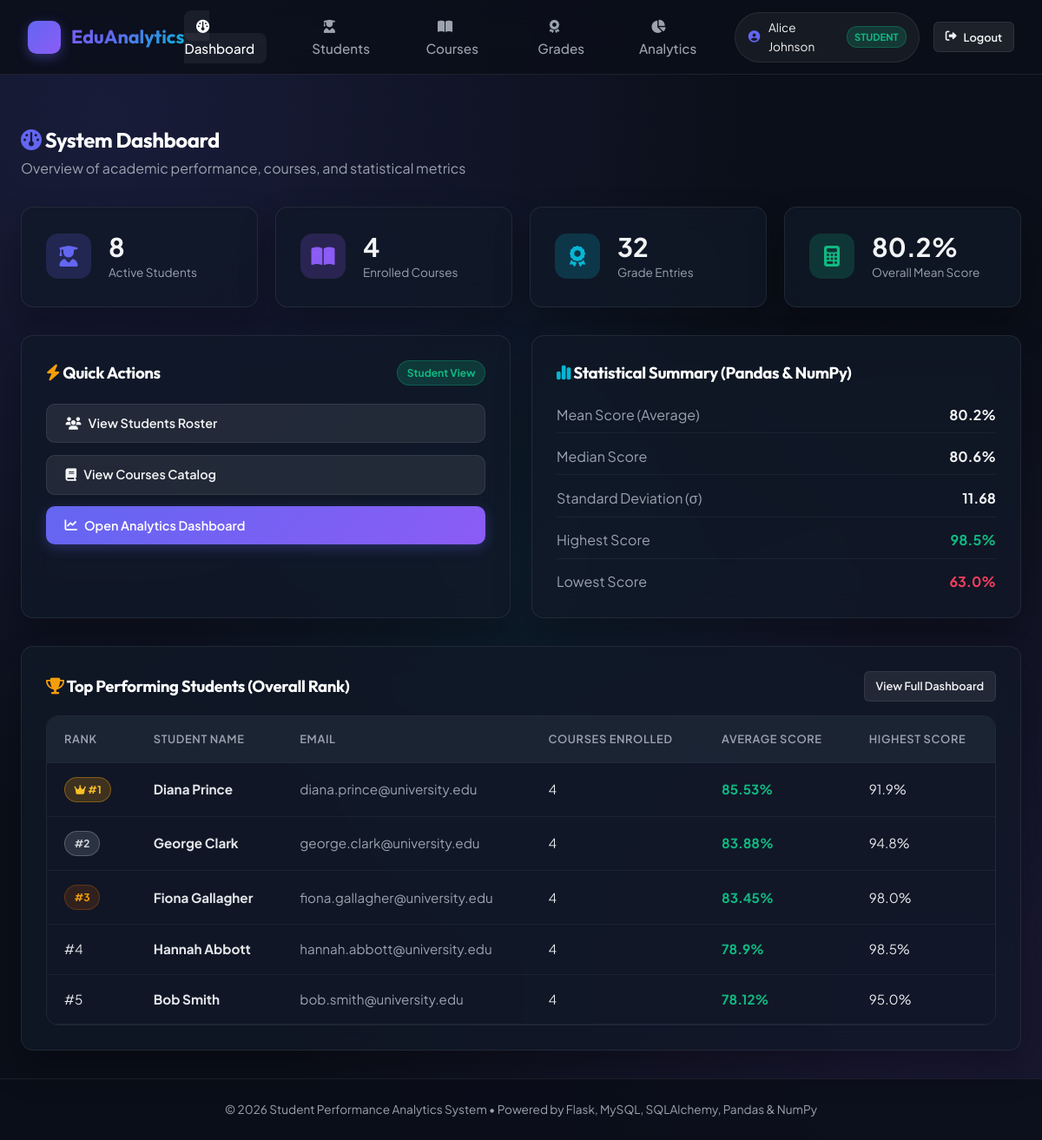
/ (signed in), run on the app's committed database.
### models.py (models this page shows, shortened)
class User(db.Model):
    __tablename__ = 'users'
    id = db.Column(db.Integer, primary_key=True)
    name = db.Column(db.String(100), nullable=False)
    email = db.Column(db.String(120), unique=True, nullable=False, index=True)
    password_hash = db.Column(db.String(255), nullable=False)
    role = db.Column(db.String(20), nullable=False, default='student')  # 'admin' or 'student'
    created_at = db.Column(db.DateTime, default=datetime.utcnow)
    student_profile = db.relationship('Student', backref='user', uselist=False, lazy=True)

class Grade(db.Model):
    __tablename__ = 'grades'
    id = db.Column(db.Integer, primary_key=True)
    student_id = db.Column(db.Integer, db.ForeignKey('students.id', ondelete='CASCADE'), nullable=False)
    course_id = db.Column(db.Integer, db.ForeignKey('courses.id', ondelete='CASCADE'), nullable=False)
    score = db.Column(db.Float, nullable=False)
    date = db.Column(db.Date, nullable=False, default=datetime.utcnow().date)

class Student(db.Model):
    __tablename__ = 'students'
    id = db.Column(db.Integer, primary_key=True)
    name = db.Column(db.String(100), nullable=False)
    email = db.Column(db.String(120), unique=True, nullable=False, index=True)
    user_id = db.Column(db.Integer, db.ForeignKey('users.id', ondelete='SET NULL'), nullable=True)
    created_at = db.Column(db.DateTime, default=datetime.utcnow)
    grades = db.relationship('Grade', backref='student', cascade='all, delete-orphan', lazy=True)

### app.py (the view)
@app.route('/')
@login_required
def dashboard():
    total_students = Student.query.count()
    total_courses = Course.query.count()
    total_grades = Grade.query.count()
    summary = get_analytics_summary()
    return render_template('index.html',
                           total_students=total_students,
                           total_courses=total_courses,
                           total_grades=total_grades,
                           summary=summary)

### app.py (called while the page is built)
@app.before_request
def method_override():
    if request.method == 'POST' and '_method' in request.form:
        method = request.form['_method'].upper()
        if method in ['PUT', 'PATCH', 'DELETE']:
            request.environ['REQUEST_METHOD'] = method

@app.context_processor
def inject_user():
    user = get_current_user_from_request()
    return dict(current_user=user)

### auth.py (called while the page is built)
def decode_jwt(token):
    try:
        payload = jwt.decode(token, current_app.config['JWT_SECRET_KEY'], algorithms=['HS256'])
        return payload
    except Exception as e:
        return None

def get_current_user_from_request():
    token = None
    auth_header = request.headers.get('Authorization')
    if auth_header and auth_header.startswith('Bearer '):
        token = auth_header.split(' ')[1]
    if not token:
        token = request.cookies.get('jwt_token')
    if token:
        payload = decode_jwt(token)
        if payload:
            user_id = int(payload.get('sub')) if payload.get('sub') and str(payload.get('sub')).isdigit() else None
            user = db.session.get(User, user_id) if user_id else None
            if not user and payload.get('email'):
                user = User.query.filter_by(email=payload.get('email')).first()
            return user
    return None

def login_required(f):
    @wraps(f)
    def decorated_function(*args, **kwargs):
        user = get_current_user_from_request()
        if not user:
            if request.path.startswith('/api/'):
                return jsonify({'error': 'Authentication required', 'message': 'Invalid or expired token'}), 401
            flash('Please log in to access this page.', 'warning')
            return redirect(url_for('login_page', next=request.url))
        g.current_user = user
        return f(*args, **kwargs)
    return decorated_function

### templates/index.html (shortened to what this page needs)
{% extends 'base.html' %}
{% block content %}
<div style="margin-bottom: 2rem;">
    <h2><i class="fa-solid fa-gauge" style="color: var(--accent-indigo);"></i> System Dashboard</h2>
    <p style="color: var(--text-muted);">Overview of academic performance, courses, and statistical metrics</p>
</div>
<div class="stats-grid">
    <div class="glass-card stat-card">
        <div class="stat-icon" style="background: rgba(99, 102, 241, 0.2); color: var(--accent-indigo);">
            <i class="fa-solid fa-user-graduate"></i>
        </div>
        <div>
            <div class="stat-val">{{ total_students }}</div>
            <div class="stat-lbl">Active Students</div>
        </div>
    </div>
    <div class="glass-card stat-card">
        <div class="stat-icon" style="background: rgba(139, 92, 246, 0.2); color: var(--accent-purple);">
            <i class="fa-solid fa-book-open"></i>
        </div>
        <div>
            <div class="stat-val">{{ total_courses }}</div>
            <div class="stat-lbl">Enrolled Courses</div>
        </div>
    </div>
    <div class="glass-card stat-card">
        <div class="stat-icon" style="background: rgba(6, 182, 212, 0.2); color: var(--accent-cyan);">
            <i class="fa-solid fa-award"></i>
        </div>
        <div>
            <div class="stat-val">{{ total_grades }}</div>
            <div class="stat-lbl">Grade Entries</div>
        </div>
    </div>
    <div class="glass-card stat-card">
        <div class="stat-icon" style="background: rgba(16, 185, 129, 0.2); color: var(--accent-emerald);">
            <i class="fa-solid fa-calculator"></i>
        </div>
        <div>
            <div class="stat-val">
                {% if summary.has_data %}{{ summary.overall.mean }}%{% else %}N/A{% endif %}
            </div>
            <div class="stat-lbl">Overall Mean Score</div>
        </div>
    </div>
</div>
<div style="display: grid; grid-template-columns: repeat(auto-fit, minmax(320px, 1fr)); gap: 1.5rem; margin-bottom: 2rem;">
    <div class="glass-card">
        <div style="display: flex; align-items: center; justify-content: space-between; margin-bottom: 1.25rem;">
            <h3><i class="fa-solid fa-bolt" style="color: var(--accent-amber);"></i> Quick Actions</h3>
            {% if current_user.role == 'admin' %}
            <span class="badge role-admin">Admin Controls</span>
            {% else %}
            <span class="badge role-student">Student View</span>
            {% endif %}
        </div>
        <div style="display: flex; flex-direction: column; gap: 0.85rem;">
            {% if current_user.role == 'admin' %}
            <a href="{{ url_for('new_student_form') }}" class="btn btn-secondary" style="justify-content: flex-start;">
                <i class="fa-solid fa-user-plus" style="color: var(--accent-indigo);"></i> Add New Student
            </a>
            <a href="{{ url_for('new_course_form') }}" class="btn btn-secondary" style="justify-content: flex-start;">
                <i class="fa-solid fa-plus-circle" style="color: var(--accent-purple);"></i> Add New Course
            </a>
            <a href="{{ url_for('new_grade_form') }}" class="btn btn-secondary" style="justify-content: flex-start;">
                <i class="fa-solid fa-pen-to-square" style="color: var(--accent-cyan);"></i> Assign Student Grade
            </a>
            <a href="{{ url_for('upload_grades_form') }}" class="btn btn-secondary" style="justify-content: flex-start;">
                <i class="fa-solid fa-file-csv" style="color: var(--accent-emerald);"></i> Bulk Upload CSV Grades
            </a>
            {% else %}
            <a href="{{ url_for('list_students') }}" class="btn btn-secondary" style="justify-content: flex-start;">
                <i class="fa-solid fa-users"></i> View Students Roster
            </a>
            <a href="{{ url_for('list_courses') }}" class="btn btn-secondary" style="justify-content: flex-start;">
                <i class="fa-solid fa-book"></i> View Courses Catalog
            </a>
            {% endif %}
            <a href="{{ url_for('analytics_dashboard') }}" class="btn btn-primary" style="justify-content: flex-start;">
                <i class="fa-solid fa-chart-line"></i> Open Analytics Dashboard
            </a>
        </div>
    </div>
    <div class="glass-card">
        <h3 style="margin-bottom: 1.25rem;"><i class="fa-solid fa-chart-simple" style="color: var(--accent-cyan);"></i> Statistical Summary (Pandas & NumPy)</h3>
        {% if summary.has_data %}
        <div style="display: flex; flex-direction: column; gap: 0.85rem;">
            <div style="display: flex; justify-content: space-between; border-bottom: 1px solid rgba(255,255,255,0.05); padding-bottom: 0.5rem;">
                <span style="color: var(--text-muted);">Mean Score (Average)</span>
                <strong>{{ summary.overall.mean }}%</strong>
            </div>
            <div style="display: flex; justify-content: space-between; border-bottom: 1px solid rgba(255,255,255,0.05); padding-bottom: 0.5rem;">
                <span style="color: var(--text-muted);">Median Score</span>
                <strong>{{ summary.overall.median }}%</strong>
            </div>
            <div style="display: flex; justify-content: space-between; border-bottom: 1px solid rgba(255,255,255,0.05); padding-bottom: 0.5rem;">
                <span style="color: var(--text-muted);">Standard Deviation (&sigma;)</span>
                <strong>{{ summary.overall.std }}</strong>
            </div>
            <div style="display: flex; justify-content: space-between; border-bottom: 1px solid rgba(255,255,255,0.05); padding-bottom: 0.5rem;">
                <span style="color: var(--text-muted);">Highest Score</span>
                <strong style="color: var(--accent-emerald);">{{ summary.overall.max }}%</strong>
            </div>
            <div style="display: flex; justify-content: space-between;">
                <span style="color: var(--text-muted);">Lowest Score</span>
                <strong style="color: var(--accent-rose);">{{ summary.overall.min }}%</strong>
            </div>
        </div>
        {% else %}
        <p style="color: var(--text-muted);">No grade records available for analytics yet.</p>
        {% endif %}
    </div>
</div>
{% if summary.has_data and summary.student_summaries %}
<div class="glass-card">
    <div style="display: flex; justify-content: space-between; align-items: center; margin-bottom: 1rem;">
        <h3><i class="fa-solid fa-trophy" style="color: var(--accent-amber);"></i> Top Performing Students (Overall Rank)</h3>
        <a href="{{ url_for('analytics_dashboard') }}" class="btn btn-secondary btn-sm">View Full Dashboard</a>
    </div>
    <div class="table-responsive">
        <table class="custom-table">
            <thead>
                <tr>
                    <th>Rank</th>
                    <th>Student Name</th>
                    <th>Email</th>
                    <th>Courses Enrolled</th>
                    <th>Average Score</th>
                    <th>Highest Score</th>
                </tr>
            </thead>
            <tbody>
                {% for student in summary.student_summaries[:5] %}
                <tr>
                    <td>
                        {% if student.overall_rank == 1 %}
                        <span class="badge" style="background: rgba(245, 158, 11, 0.2); color: #fbbf24; border: 1px solid rgba(245, 158, 11, 0.4);"><i class="fa-solid fa-crown"></i> #1</span>
                        {% elif student.overall_rank == 2 %}
                        <span class="badge" style="background: rgba(156, 163, 175, 0.2); color: #d1d5db; border: 1px solid rgba(156, 163, 175, 0.4);">#2</span>
                        {% elif student.overall_rank == 3 %}
                        <span class="badge" style="background: rgba(180, 83, 9, 0.2); color: #f59e0b; border: 1px solid rgba(180, 83, 9, 0.4);">#3</span>
                        {% else %}
                        #{{ student.overall_rank }}
                        {% endif %}
                    </td>
                    <td><strong>{{ student.student_name }}</strong></td>
                    <td style="color: var(--text-muted);">{{ student.student_email }}</td>
                    <td>{{ student.courses_taken }}</td>
                    <td>
                        <span style="font-weight: 700; color: var(--accent-emerald);">{{ student.average_score }}%</span>
                    </td>
                    <td>{{ student.highest_score }}%</td>
                </tr>
                {% endfor %}
            </tbody>
        </table>
    </div>
</div>
{% endif %}
{% endblock %}

### templates/base.html (shortened to what this page needs)
<!DOCTYPE html>
<html lang="en">
<head>
    <link rel="stylesheet" href="https://cdnjs.cloudflare.com/ajax/libs/font-awesome/6.4.0/css/all.min.css">
    <link rel="stylesheet" href="{{ url_for('static', filename='css/style.css') }}">
</head>
<body>
    <nav class="navbar">
        <div class="nav-container">
            <a href="{{ url_for('dashboard') }}" class="brand-logo">
                <div class="brand-icon"><i class="fa-solid fa-chart-line"></i></div>
                <span>EduAnalytics</span>
            </a>
            {% if current_user %}
            <ul class="nav-links">
                <li><a href="{{ url_for('dashboard') }}" class="nav-link {% if request.endpoint == 'dashboard' %}active{% endif %}"><i class="fa-solid fa-gauge"></i> Dashboard</a></li>
                <li><a href="{{ url_for('list_students') }}" class="nav-link {% if 'student' in request.endpoint %}active{% endif %}"><i class="fa-solid fa-user-graduate"></i> Students</a></li>
                <li><a href="{{ url_for('list_courses') }}" class="nav-link {% if 'course' in request.endpoint %}active{% endif %}"><i class="fa-solid fa-book-open"></i> Courses</a></li>
                <li><a href="{{ url_for('list_grades') }}" class="nav-link {% if 'grade' in request.endpoint %}active{% endif %}"><i class="fa-solid fa-award"></i> Grades</a></li>
                <li><a href="{{ url_for('analytics_dashboard') }}" class="nav-link {% if 'analytics' in request.endpoint %}active{% endif %}"><i class="fa-solid fa-chart-pie"></i> Analytics</a></li>
            </ul>
            <div style="display: flex; align-items: center; gap: 1rem;">
                <div class="user-badge">
                    <i class="fa-solid fa-circle-user" style="color: var(--accent-indigo);"></i>
                    <span>{{ current_user.name }}</span>
                    <span class="role-pill role-{{ current_user.role }}">{{ current_user.role }}</span>
                </div>
                <a href="{{ url_for('logout') }}" class="btn btn-secondary btn-sm" title="Log Out"><i class="fa-solid fa-right-from-bracket"></i> Logout</a>
            </div>
            {% else %}
            <div style="display: flex; gap: 0.75rem;">
                <a href="{{ url_for('login_page') }}" class="btn btn-secondary btn-sm">Log In</a>
                <a href="{{ url_for('register_page') }}" class="btn btn-primary btn-sm">Register</a>
            </div>
            {% endif %}
        </div>
    </nav>
    <main class="main-wrapper">
        {% block content %}{% endblock %}
    </main>
    <footer>
        <p>&copy; 2026 Student Performance Analytics System &bull; Powered by Flask, MySQL, SQLAlchemy, Pandas & NumPy</p>
    </footer>
</body>
</html>

### data on the page
User: name "Alice Johnson", role "STUDENT"
Grade: shows "#1", student_name "Diana Prince", student_email "diana.prince@university.edu", courses_taken "4", average_score "85.53", highest_score "91.9"
Grade: shows "#2", student_name "George Clark", student_email "george.clark@university.edu", courses_taken "4", average_score "83.88", highest_score "94.8"
Grade: shows "#3", student_name "Fiona Gallagher", student_email "fiona.gallagher@university.edu", courses_taken "4", average_score "83.45", highest_score "98.0"
Grade: overall_rank "4", student_name "Hannah Abbott", student_email "hannah.abbott@university.edu", courses_taken "4", average_score "78.9", highest_score "98.5"
Grade: overall_rank "5", student_name "Bob Smith", student_email "bob.smith@university.edu", courses_taken "4", average_score "78.12", highest_score "95.0"

### other printed values
{{ total_students }} "8"
{{ total_courses }} "4"
{{ total_grades }} "32"
{{ summary.overall.mean }} "80.2"
{{ summary.overall.median }} "80.6"
{{ summary.overall.std }} "11.68"
{{ summary.overall.max }} "98.5"
{{ summary.overall.min }} "63.0"
